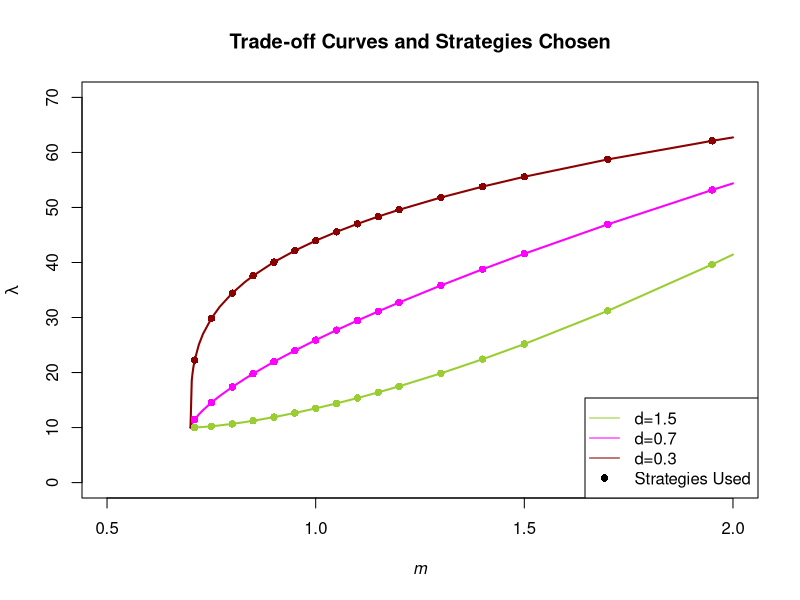

R code for this plot:
#Trade-off Curves


#Trade-off function
set_curve <- function(c,m,d,k){   # c is a co-efficient to set maximum lambda
                                # m is the input dispersal parameter
                                # d is the exponent, defines the shape of the curve
                                # k sets the minimum lambda
        lambda<-c*((m-0.7)/2)^d+k
        return(lambda)
}

#Set co-efficient and dispersal strategies
c<-60
k<-10
m<-c(0.71,0.75,0.8,0.85,0.9,0.95,1,1.05,1.1,1.15,1.2,1.3,1.4,1.5,1.7,1.95)
m_line<-c(0.7,0.703,0.705,0.707,0.709,0.71,0.72,0.73,0.75,0.77,0.8,0.83,0.85,0.9,0.95,1,1.05,1.1,1.15,1.2,1.3,1.4,1.5,1.7,1.95,2)

#Trade-off, low cost to dispersal
lambdas03<-set_curve(c,m,0.3,k)
lambdas03_line<-set_curve(c,m_line,0.3,k)


#Trade-off, medium cost to dispersal
lambdas07<-set_curve(c,m,0.7,k)
lambdas07_line<-set_curve(c,m_line,0.7,k)

#Trade-off, high cost to dispersal
lambdas15<-set_curve(c,m,1.5,k)
lambdas15_line<-set_curve(c,m_line,1.5,k)

plot(lambdas15_line~m_line, ylim=c(0,70),xlim=c(0.5,2),main="Trade-off Curves and Strategies Chosen",
     xlab=expression(italic(m)),
     ylab=expression(lambda),type="l",lwd=2,col="yellowgreen")
lines(x=m_line,y=lambdas07_line,lwd=2,col="magenta")
lines(x=m_line,y=lambdas03_line,lwd=2,col="darkred")
points(x=m,y=lambdas15,pch=16,col="yellowgreen")
points(x=m,y=lambdas07,pch=16,col="magenta")
points(x=m,y=lambdas03,pch=16,col="darkred")
legend(x="bottomright",
       col=c("yellowgreen","magenta","darkred","black"), 
       legend=c("d=1.5","d=0.7","d=0.3", "Strategies Used"),
       lty=c(1,1,1,NA), pch=c(NA,NA,NA,16))

